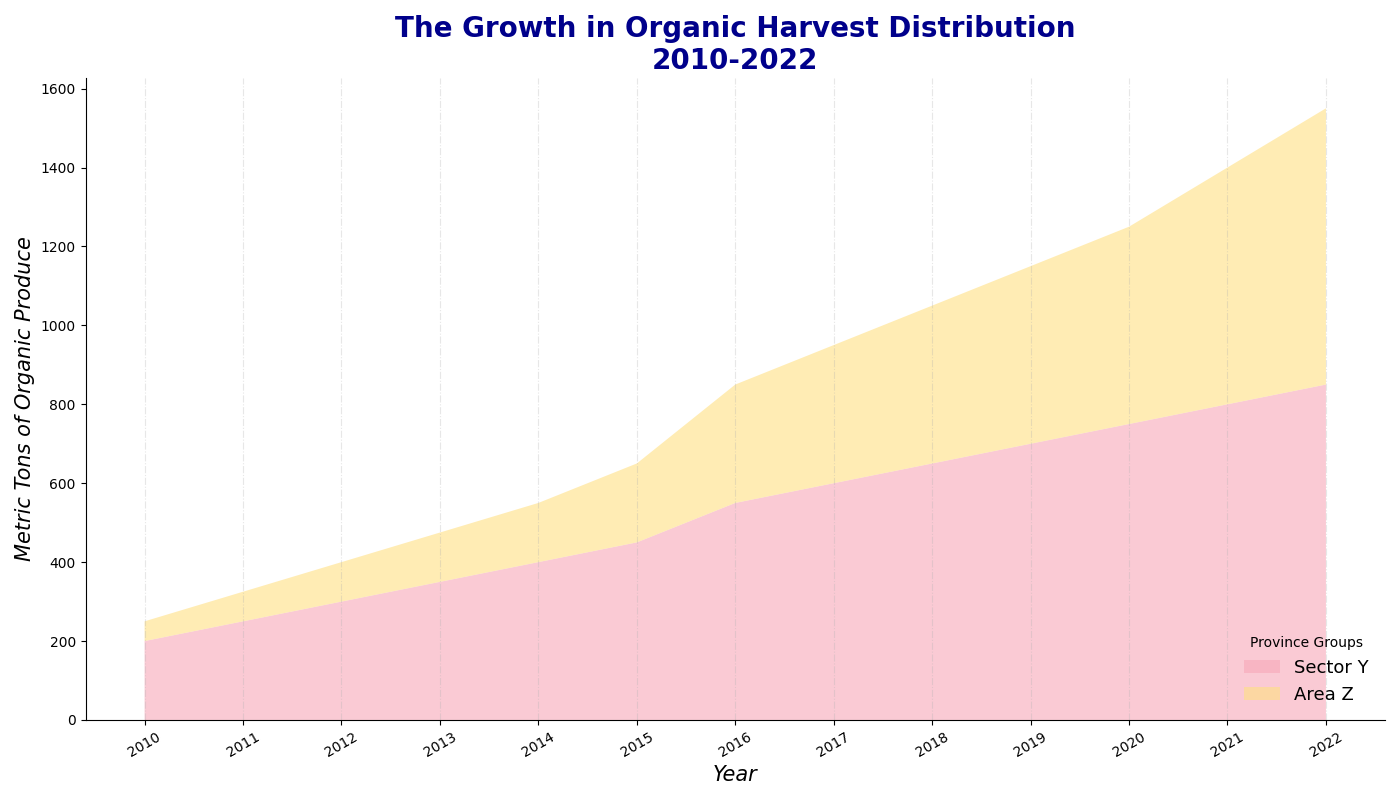

Here is the Python script that generated this plot:
import matplotlib.pyplot as plt
import numpy as np

years = np.arange(2010, 2023)

region_a_produce = [200, 250, 300, 350, 400, 450, 550, 600, 650, 700, 750, 800, 850]
region_c_produce = [50, 75, 100, 125, 150, 200, 300, 350, 400, 450, 500, 600, 700]

fig, ax = plt.subplots(figsize=(14, 8))

ax.stackplot(years, region_a_produce, region_c_produce, 
             labels=['Sector Y', 'Area Z'], 
             colors=['#f7a8b8', '#ffe082'], alpha=0.6)

ax.set_title('The Growth in Organic Harvest Distribution\n2010-2022', fontsize=20, fontweight='bold', color='darkblue')
ax.set_xlabel('Year', fontsize=15, fontstyle='italic')
ax.set_ylabel('Metric Tons of Organic Produce', fontsize=15, fontstyle='italic')

ax.set_xticks(years)
ax.yaxis.grid(False)
ax.xaxis.grid(True, linestyle='-.', alpha=0.3)
ax.legend(loc='lower right', title='Province Groups', fontsize=13, frameon=False)
ax.tick_params(axis='x', labelrotation=30)
ax.spines['top'].set_visible(False)
ax.spines['right'].set_visible(False)

plt.tight_layout()
plt.show()
